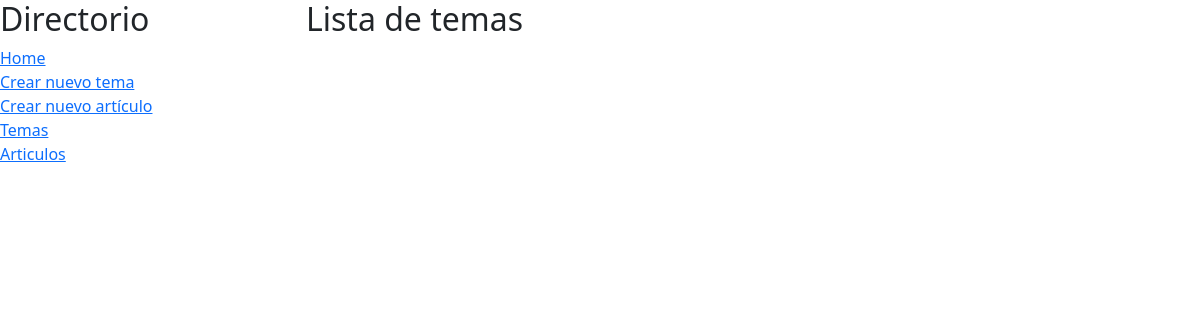
Page /temas on the earlier database version.
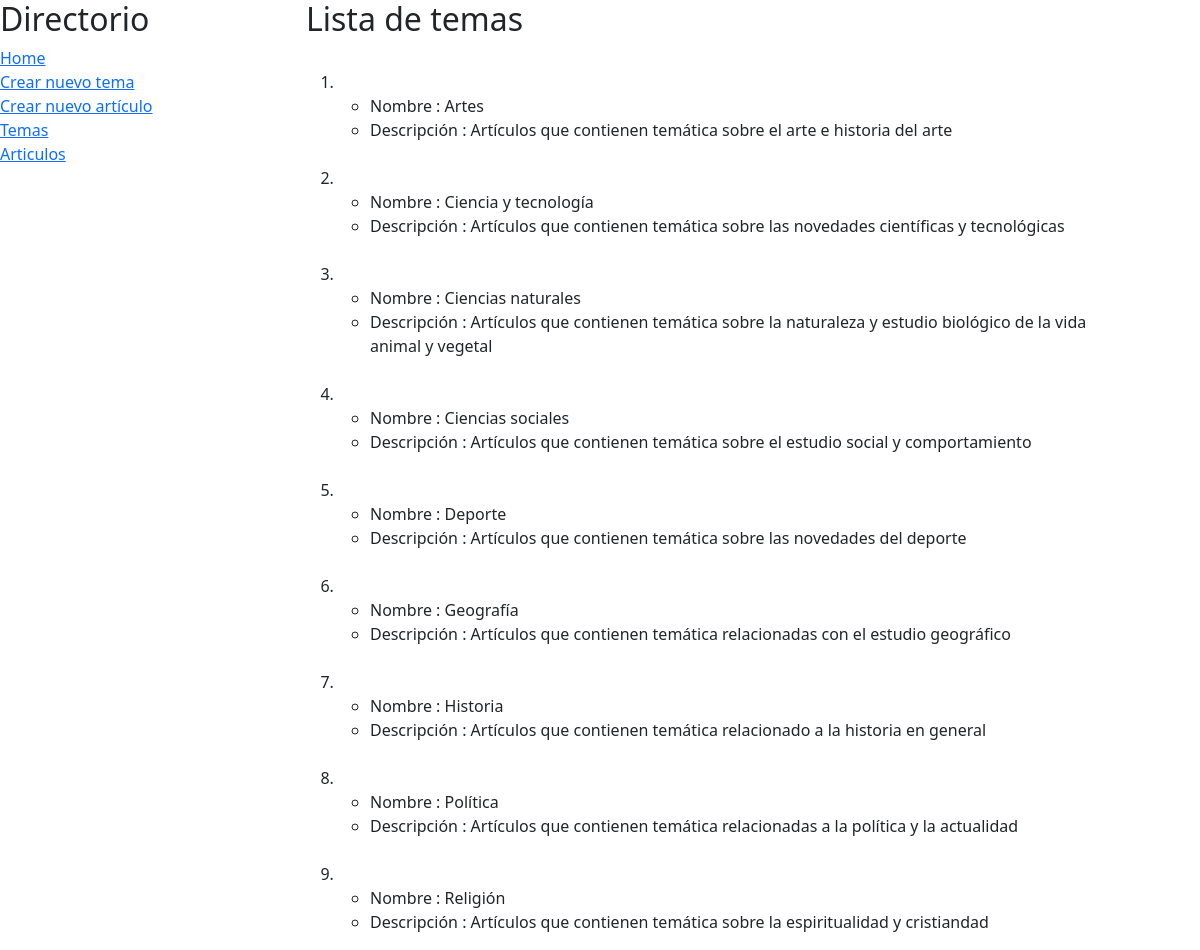
Same page on the later database version.
### wikiApp/models.py (models this page shows)
class temaWiki(models.Model):
    nombre = models.CharField(max_length=128, null=True, blank=True)
    descripcion = models.CharField(max_length=512, null=True, blank=True)

### wikiApp/views.py (the view)
# urls.py: path('temas', views.temas, name='temas'),
def temas(request):
    listaTemas = temaWiki.objects.all()
    return render(request,'temas.html',{
        'listaTemas': listaTemas
    })

### wikiApp/templates/temas.html (shortened to what this page needs)
{% extends "layout.html" %}
{% block contenido %}
    <h2>Lista de temas</h2>
    <ol>
        {% for tema in listaTemas %}
        <br>
        <li>
            <ul>
                <li>Nombre : {{ tema.nombre }}</li>
                <li>Descripción : {{ tema.descripcion }}</li>
            </ul>
        </li>
        {% endfor %}
    </ol>
{% endblock %}

### wikiApp/templates/layout.html (shortened to what this page needs)
<html>
    <head>
        <link href="https://cdn.jsdelivr.net/npm/bootstrap@5.3.0/dist/css/bootstrap.min.css" rel="stylesheet">
        <link rel="stylesheet" href="https://cdnjs.cloudflare.com/ajax/libs/font-awesome/6.3.0/css/all.min.css" />
    </head>
    <body>
        <div class="row">
            <div class="col-3">
                <h2>Directorio</h2>
                <div>
                    <a href="{% url 'wikiApp:inicio' %}">Home</a>
                </div>
                <div>
                    <a href="{% url 'wikiApp:nuevoTema' %}">Crear nuevo tema</a>
                </div>
                <div>
                    <a href="{% url 'wikiApp:nuevoArticulo' %}">Crear nuevo artículo</a>
                </div>
                <div>
                    <a href="{% url 'wikiApp:temas' %}">Temas</a>
                </div>
                <div>
                    <a href="{% url 'wikiApp:articulos' %}">Articulos</a>
                </div>
            </div>
            <div class="col-8">
                {% block contenido %}
                {% endblock %}
            </div>
        </div>
    </body>
</html>

Differences in the rows shown:
added temaWiki: nombre "Artes", descripcion "Artículos que contienen temática sobre el arte e historia del arte"
added temaWiki: nombre "Ciencia y tecnología", descripcion "Artículos que contienen temática sobre las novedades científicas y tecnológicas"
added temaWiki: nombre "Ciencias naturales", descripcion "Artículos que contienen temática sobre la naturaleza y estudio biológico de la vida animal y vegetal"
added temaWiki: nombre "Ciencias sociales", descripcion "Artículos que contienen temática sobre el estudio social y comportamiento"
added temaWiki: nombre "Deporte", descripcion "Artículos que contienen temática sobre las novedades del deporte"
added temaWiki: nombre "Geografía", descripcion "Artículos que contienen temática relacionadas con el estudio geográfico"
added temaWiki: nombre "Historia", descripcion "Artículos que contienen temática relacionado a la historia en general"
added temaWiki: nombre "Política", descripcion "Artículos que contienen temática relacionadas a la política y la actualidad"
added temaWiki: nombre "Religión", descripcion "Artículos que contienen temática sobre la espiritualidad y cristiandad"
